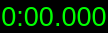
<?xml version="1.0" encoding="UTF-8"?>
<ui version="4.0">
 <class>TimeEdit</class>
 <widget class="QStackedWidget" name="TimeEdit">
  <property name="geometry">
   <rect>
    <x>0</x>
    <y>0</y>
    <width>108</width>
    <height>33</height>
   </rect>
  </property>
  <property name="sizePolicy">
   <sizepolicy hsizetype="Fixed" vsizetype="Preferred">
    <horstretch>0</horstretch>
    <verstretch>0</verstretch>
   </sizepolicy>
  </property>
  <property name="cursor">
   <cursorShape>PointingHandCursor</cursorShape>
  </property>
  <property name="windowTitle">
   <string>StackedWidget</string>
  </property>
  <property name="currentIndex">
   <number>0</number>
  </property>
  <widget class="QWidget" name="labelPage">
   <layout class="QGridLayout" name="gridLayout">
    <property name="margin">
     <number>0</number>
    </property>
    <property name="spacing">
     <number>0</number>
    </property>
    <item row="0" column="0">
     <widget class="QLabel" name="curTimeLbl">
      <property name="font">
       <font>
        <pointsize>20</pointsize>
       </font>
      </property>
      <property name="styleSheet">
       <string notr="true">background-color: rgb(0, 0, 0);
color: rgb(0, 255, 0);</string>
      </property>
      <property name="text">
       <string notr="true">0:00.000</string>
      </property>
      <property name="alignment">
       <set>Qt::AlignCenter</set>
      </property>
     </widget>
    </item>
   </layout>
  </widget>
  <widget class="QWidget" name="editPage">
   <layout class="QGridLayout" name="gridLayout_2">
    <property name="margin">
     <number>0</number>
    </property>
    <property name="spacing">
     <number>0</number>
    </property>
    <item row="0" column="0">
     <widget class="QTimeEdit" name="editorWidget">
      <property name="displayFormat">
       <string notr="true">m:ss.zzz</string>
      </property>
     </widget>
    </item>
   </layout>
  </widget>
 </widget>
 <resources/>
 <connections/>
</ui>
